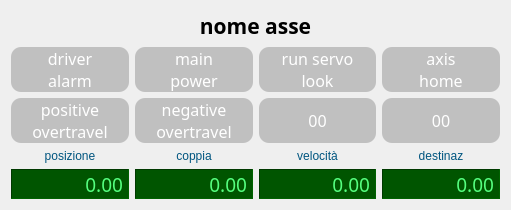
<?xml version="1.0" encoding="UTF-8"?>
<ui version="4.0">
 <class>axisframe</class>
 <widget class="QFrame" name="axisframe">
  <property name="geometry">
   <rect>
    <x>0</x>
    <y>0</y>
    <width>511</width>
    <height>203</height>
   </rect>
  </property>
  <property name="windowTitle">
   <string>axisframe</string>
  </property>
  <layout class="QGridLayout" name="gridLayout" rowstretch="0,1,1,0,1">
   <item row="1" column="0">
    <widget class="QLabel" name="led001">
     <property name="font">
      <font>
       <family>Ubuntu Condensed</family>
       <pointsize>12</pointsize>
      </font>
     </property>
     <property name="styleSheet">
      <string notr="true">color: rgb(255, 255, 255);
border-radius: 10px;
background-color: rgb(192, 192, 192);</string>
     </property>
     <property name="text">
      <string>&lt;html&gt;&lt;head/&gt;&lt;body&gt;&lt;p&gt;driver&lt;br&gt;alarm&lt;/p&gt;&lt;/body&gt;&lt;/html&gt;</string>
     </property>
     <property name="alignment">
      <set>Qt::AlignCenter</set>
     </property>
    </widget>
   </item>
   <item row="1" column="2">
    <widget class="QLabel" name="led003">
     <property name="font">
      <font>
       <family>Ubuntu Condensed</family>
       <pointsize>12</pointsize>
      </font>
     </property>
     <property name="styleSheet">
      <string notr="true">color: rgb(255, 255, 255);
border-radius: 10px;
background-color: rgb(192, 192, 192);</string>
     </property>
     <property name="text">
      <string>&lt;html&gt;&lt;head/&gt;&lt;body&gt;&lt;p&gt;run servo&lt;br&gt;look&lt;/p&gt;&lt;/body&gt;&lt;/html&gt;</string>
     </property>
     <property name="alignment">
      <set>Qt::AlignCenter</set>
     </property>
    </widget>
   </item>
   <item row="2" column="0">
    <widget class="QLabel" name="led005">
     <property name="font">
      <font>
       <family>Ubuntu Condensed</family>
       <pointsize>12</pointsize>
      </font>
     </property>
     <property name="styleSheet">
      <string notr="true">color: rgb(255, 255, 255);
border-radius: 10px;
background-color: rgb(192, 192, 192);</string>
     </property>
     <property name="text">
      <string>&lt;html&gt;&lt;head/&gt;&lt;body&gt;&lt;p&gt;positive&lt;br&gt;overtravel&lt;/p&gt;&lt;/body&gt;&lt;/html&gt;</string>
     </property>
     <property name="alignment">
      <set>Qt::AlignCenter</set>
     </property>
    </widget>
   </item>
   <item row="1" column="1">
    <widget class="QLabel" name="led002">
     <property name="font">
      <font>
       <family>Ubuntu Condensed</family>
       <pointsize>12</pointsize>
      </font>
     </property>
     <property name="styleSheet">
      <string notr="true">color: rgb(255, 255, 255);
border-radius: 10px;
background-color: rgb(192, 192, 192);</string>
     </property>
     <property name="text">
      <string>&lt;html&gt;&lt;head/&gt;&lt;body&gt;&lt;p&gt;main&lt;br&gt;power&lt;/p&gt;&lt;/body&gt;&lt;/html&gt;</string>
     </property>
     <property name="alignment">
      <set>Qt::AlignCenter</set>
     </property>
    </widget>
   </item>
   <item row="3" column="0">
    <widget class="QLabel" name="label_1">
     <property name="styleSheet">
      <string notr="true">color: rgb(0, 85, 127);</string>
     </property>
     <property name="text">
      <string>posizione</string>
     </property>
     <property name="alignment">
      <set>Qt::AlignBottom|Qt::AlignHCenter</set>
     </property>
    </widget>
   </item>
   <item row="3" column="1">
    <widget class="QLabel" name="label_2">
     <property name="styleSheet">
      <string notr="true">color: rgb(0, 85, 127);</string>
     </property>
     <property name="text">
      <string>coppia</string>
     </property>
     <property name="alignment">
      <set>Qt::AlignBottom|Qt::AlignHCenter</set>
     </property>
    </widget>
   </item>
   <item row="3" column="2">
    <widget class="QLabel" name="label_3">
     <property name="styleSheet">
      <string notr="true">color: rgb(0, 85, 127);</string>
     </property>
     <property name="text">
      <string>velocità</string>
     </property>
     <property name="alignment">
      <set>Qt::AlignBottom|Qt::AlignHCenter</set>
     </property>
    </widget>
   </item>
   <item row="4" column="0">
    <widget class="QLabel" name="lab001">
     <property name="minimumSize">
      <size>
       <width>60</width>
       <height>30</height>
      </size>
     </property>
     <property name="font">
      <font>
       <family>Digital</family>
       <pointsize>14</pointsize>
       <weight>50</weight>
       <italic>false</italic>
       <bold>false</bold>
      </font>
     </property>
     <property name="styleSheet">
      <string notr="true">background-color: rgb(0, 85, 0);
color: rgb(85, 255, 127);</string>
     </property>
     <property name="frameShape">
      <enum>QFrame::Panel</enum>
     </property>
     <property name="frameShadow">
      <enum>QFrame::Sunken</enum>
     </property>
     <property name="text">
      <string>0.00</string>
     </property>
     <property name="alignment">
      <set>Qt::AlignRight|Qt::AlignTrailing|Qt::AlignVCenter</set>
     </property>
    </widget>
   </item>
   <item row="4" column="1">
    <widget class="QLabel" name="lab002">
     <property name="minimumSize">
      <size>
       <width>60</width>
       <height>30</height>
      </size>
     </property>
     <property name="font">
      <font>
       <family>Digital</family>
       <pointsize>14</pointsize>
       <weight>50</weight>
       <bold>false</bold>
      </font>
     </property>
     <property name="styleSheet">
      <string notr="true">background-color: rgb(0, 85, 0);
color: rgb(85, 255, 127);</string>
     </property>
     <property name="frameShape">
      <enum>QFrame::Panel</enum>
     </property>
     <property name="frameShadow">
      <enum>QFrame::Sunken</enum>
     </property>
     <property name="text">
      <string>0.00</string>
     </property>
     <property name="alignment">
      <set>Qt::AlignRight|Qt::AlignTrailing|Qt::AlignVCenter</set>
     </property>
    </widget>
   </item>
   <item row="4" column="2">
    <widget class="QLabel" name="lab003">
     <property name="minimumSize">
      <size>
       <width>60</width>
       <height>30</height>
      </size>
     </property>
     <property name="font">
      <font>
       <family>Digital</family>
       <pointsize>14</pointsize>
       <weight>50</weight>
       <bold>false</bold>
      </font>
     </property>
     <property name="styleSheet">
      <string notr="true">background-color: rgb(0, 85, 0);
color: rgb(85, 255, 127);</string>
     </property>
     <property name="frameShape">
      <enum>QFrame::Panel</enum>
     </property>
     <property name="frameShadow">
      <enum>QFrame::Sunken</enum>
     </property>
     <property name="text">
      <string>0.00</string>
     </property>
     <property name="alignment">
      <set>Qt::AlignRight|Qt::AlignTrailing|Qt::AlignVCenter</set>
     </property>
    </widget>
   </item>
   <item row="2" column="2">
    <widget class="QLabel" name="lab005">
     <property name="minimumSize">
      <size>
       <width>60</width>
       <height>30</height>
      </size>
     </property>
     <property name="font">
      <font>
       <family>Ubuntu Condensed</family>
       <pointsize>12</pointsize>
      </font>
     </property>
     <property name="styleSheet">
      <string notr="true">color: rgb(255, 255, 255);
border-radius: 10px;
background-color: rgb(192, 192, 192);</string>
     </property>
     <property name="text">
      <string>00</string>
     </property>
     <property name="alignment">
      <set>Qt::AlignCenter</set>
     </property>
    </widget>
   </item>
   <item row="1" column="3">
    <widget class="QLabel" name="led006">
     <property name="font">
      <font>
       <family>Ubuntu Condensed</family>
       <pointsize>12</pointsize>
      </font>
     </property>
     <property name="styleSheet">
      <string notr="true">color: rgb(255, 255, 255);
border-radius: 10px;
background-color: rgb(192, 192, 192);</string>
     </property>
     <property name="text">
      <string>&lt;html&gt;&lt;head/&gt;&lt;body&gt;axis&lt;br&gt;home&lt;/body&gt;&lt;/html&gt;</string>
     </property>
     <property name="alignment">
      <set>Qt::AlignCenter</set>
     </property>
    </widget>
   </item>
   <item row="2" column="1">
    <widget class="QLabel" name="led004">
     <property name="font">
      <font>
       <family>Ubuntu Condensed</family>
       <pointsize>12</pointsize>
      </font>
     </property>
     <property name="styleSheet">
      <string notr="true">color: rgb(255, 255, 255);
border-radius: 10px;
background-color: rgb(192, 192, 192);</string>
     </property>
     <property name="text">
      <string>&lt;html&gt;&lt;head/&gt;&lt;body&gt;&lt;p&gt;negative&lt;br&gt;overtravel&lt;/p&gt;&lt;/body&gt;&lt;/html&gt;</string>
     </property>
     <property name="alignment">
      <set>Qt::AlignCenter</set>
     </property>
    </widget>
   </item>
   <item row="2" column="3">
    <widget class="QLabel" name="lab006">
     <property name="minimumSize">
      <size>
       <width>60</width>
       <height>30</height>
      </size>
     </property>
     <property name="font">
      <font>
       <family>Ubuntu Condensed</family>
       <pointsize>12</pointsize>
      </font>
     </property>
     <property name="styleSheet">
      <string notr="true">color: rgb(255, 255, 255);
border-radius: 10px;
background-color: rgb(192, 192, 192);</string>
     </property>
     <property name="text">
      <string>00</string>
     </property>
     <property name="alignment">
      <set>Qt::AlignCenter</set>
     </property>
    </widget>
   </item>
   <item row="3" column="3">
    <widget class="QLabel" name="label_4">
     <property name="styleSheet">
      <string notr="true">color: rgb(0, 85, 127);</string>
     </property>
     <property name="text">
      <string>destinaz</string>
     </property>
     <property name="alignment">
      <set>Qt::AlignBottom|Qt::AlignHCenter</set>
     </property>
    </widget>
   </item>
   <item row="4" column="3">
    <widget class="QLabel" name="lab004">
     <property name="minimumSize">
      <size>
       <width>60</width>
       <height>30</height>
      </size>
     </property>
     <property name="font">
      <font>
       <family>Digital</family>
       <pointsize>14</pointsize>
       <weight>50</weight>
       <bold>false</bold>
      </font>
     </property>
     <property name="styleSheet">
      <string notr="true">background-color: rgb(0, 85, 0);
color: rgb(85, 255, 127);</string>
     </property>
     <property name="frameShape">
      <enum>QFrame::Panel</enum>
     </property>
     <property name="frameShadow">
      <enum>QFrame::Sunken</enum>
     </property>
     <property name="text">
      <string>0.00</string>
     </property>
     <property name="alignment">
      <set>Qt::AlignRight|Qt::AlignTrailing|Qt::AlignVCenter</set>
     </property>
    </widget>
   </item>
   <item row="0" column="0" colspan="4">
    <widget class="QLabel" name="labtitle">
     <property name="font">
      <font>
       <family>Courier 10 Pitch</family>
       <pointsize>16</pointsize>
       <weight>75</weight>
       <bold>true</bold>
      </font>
     </property>
     <property name="text">
      <string>nome asse</string>
     </property>
     <property name="alignment">
      <set>Qt::AlignCenter</set>
     </property>
    </widget>
   </item>
  </layout>
 </widget>
 <resources>
  <include location="resources.qrc"/>
 </resources>
 <connections/>
</ui>
